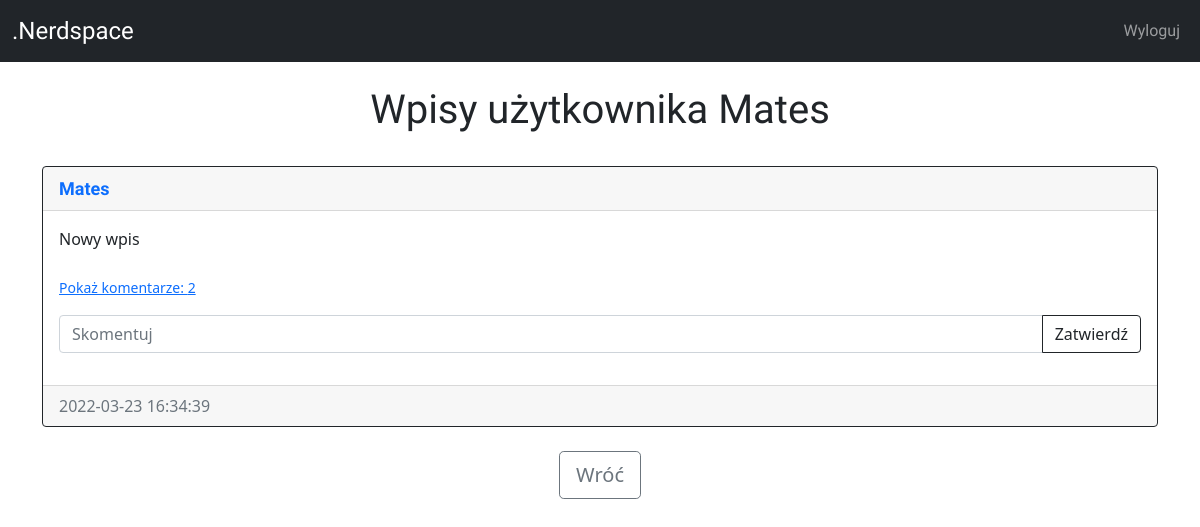
The page /posts/Mates (signed in) on the database its author committed.
### website/models.py (models this page shows)
class User(db.Model, UserMixin):
    id = db.Column(db.Integer, primary_key=True)
    email = db.Column(db.String(150), unique=True)
    username = db.Column(db.String(150), unique=True)
    password = db.Column(db.String(150))
    date_created = db.Column(db.DateTime(timezone=True), default=func.now())
    posts = db.relationship('Post', backref='user', passive_deletes=True)
    comments = db.relationship('Comment', backref='user', passive_deletes=True)

class Post(db.Model):
    id = db.Column(db.Integer, primary_key=True)
    text = db.Column(db.Text, nullable=False)
    date_created = db.Column(db.DateTime(timezone=True), default=func.now())
    author = db.Column(db.Integer, db.ForeignKey(
        'user.id', ondelete="CASCADE"), nullable=False)
    comments = db.relationship('Comment', backref='post', passive_deletes=True)

### website/views.py (the view)
@views.route("/posts/<username>")
@login_required
def posts(username):
    user = User.query.filter_by(username=username).first()
    if not user:
        flash('Nie istnieje użytkownik o tej nazwie.', category='error')
        return redirect(url_for('views.home'))
    posts = user.posts
    return render_template("posts.html", user=current_user, posts=posts, username=username)

### website/__init__.py (called while the page is built)
def create_app():
    app = Flask(__name__)
    app.config['SECRET_KEY'] = "helloworld"
    app.config['SQLALCHEMY_DATABASE_URI'] = f'sqlite:///{DB_NAME}'
    db.init_app(app)
    from .views import views
    from .auth import auth
    app.register_blueprint(views, url_prefix="/")
    app.register_blueprint(auth, url_prefix="/")
    from .models import User, Post, Comment
    create_database(app)
    login_manager = LoginManager()
    login_manager.login_view = "auth.login"
    login_manager.init_app(app)
    @login_manager.user_loader
    def load_user(id):
        return User.query.get(int(id))
    return app

### website/templates/posts.html (shortened to what this page needs)
{% extends "posts_div.html" %}
{% block header %} Wpisy użytkownika {{username}} {% endblock %}
{% block footer %}
    <div align="center">
      <a href="/home"
        ><button type="button" class="btn btn-lg btn-outline-secondary">Wróć</button></a
      >
    </div>
{% endblock %}

### website/templates/posts_div.html (shortened to what this page needs)
{% extends "base.html" %}
{% block content %}
    <h1 align="center" style="font-family: Ubuntu;">{% block header %}Witamy w <span style="font-family: Oswald; font-size:35px;">.Nerdspace</span>{% endblock %}</h1>
    <div id="posts">
      <br/>
      {% for post in posts %}
      <div class="card border-dark">
        <div class="card-header d-flex justify-content-between align-items-center">
          <a href="/posts/{{post.user.username}}" style="font-family: Ubuntu;text-decoration: none; font-size: large; font-weight: 600; ">{{post.user.username}}</a>
        </div>
        <div class="card-body">
          <div class="card-text">{{post.text}}</div>
          <br/>
          <p class="card-text">
          {% if post.comments|length > 0 %}
          <a data-bs-toggle="collapse" href="#comments-{{post.id}}" role="button">
            <small style="text-decoration: none;">Pokaż komentarze: {{post.comments|length}} </small>
          </a>
          {% else %}
          <small class="text-muted">Brak komentarzy</small>
          {% endif %}
          </p>
          <form class="input-group mb-3" method="POST" action="/create-comment/{{post.id}}">
            <input type="text" id="text" name="text" class="form-control" placeholder="Skomentuj" />
            <button type="submit" class="btn btn-outline-dark">Zatwierdź</button>
          </form>
        </div>
        <div class="card-footer text-muted">{{post.date_created}}</div>
      </div>
      <br/>
      {% endfor %}
    </div>
    {% block footer %}{% endblock %}
    {% endblock %}

### rows shown on the page
User: username "Mates"
Post: user.username "Mates", text "Nowy wpis", comments|length "2", date_created "2022-03-23 16:34:39"
